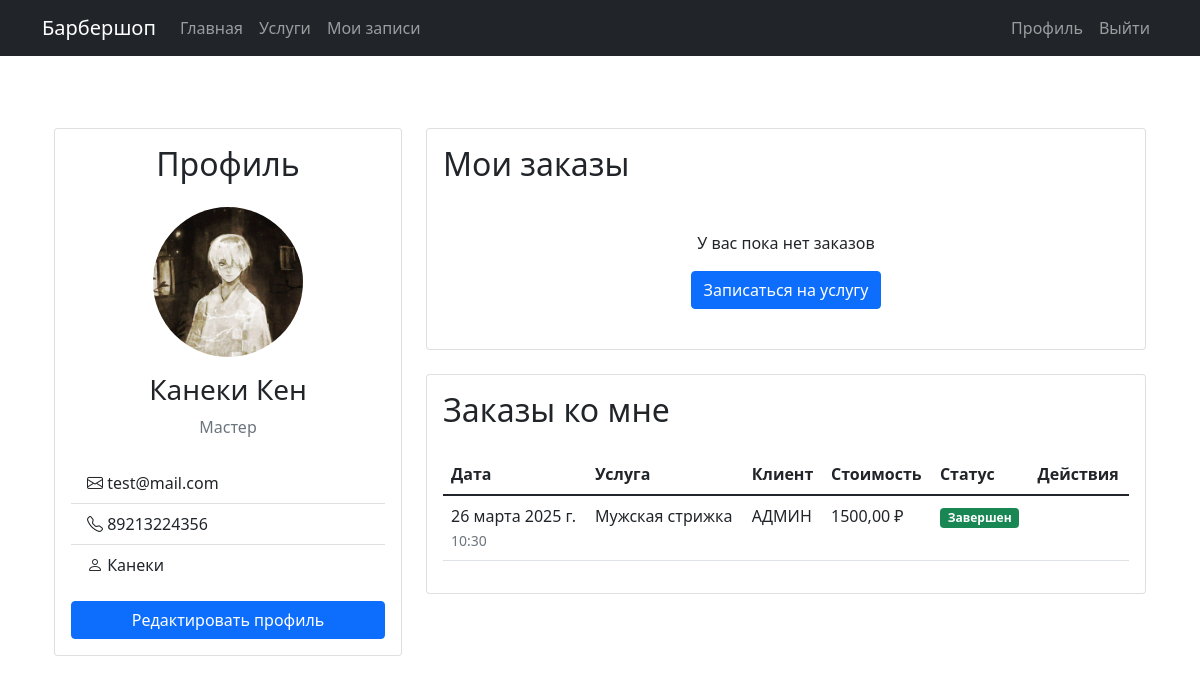
Page /profile/ (signed in) on the earlier database version.
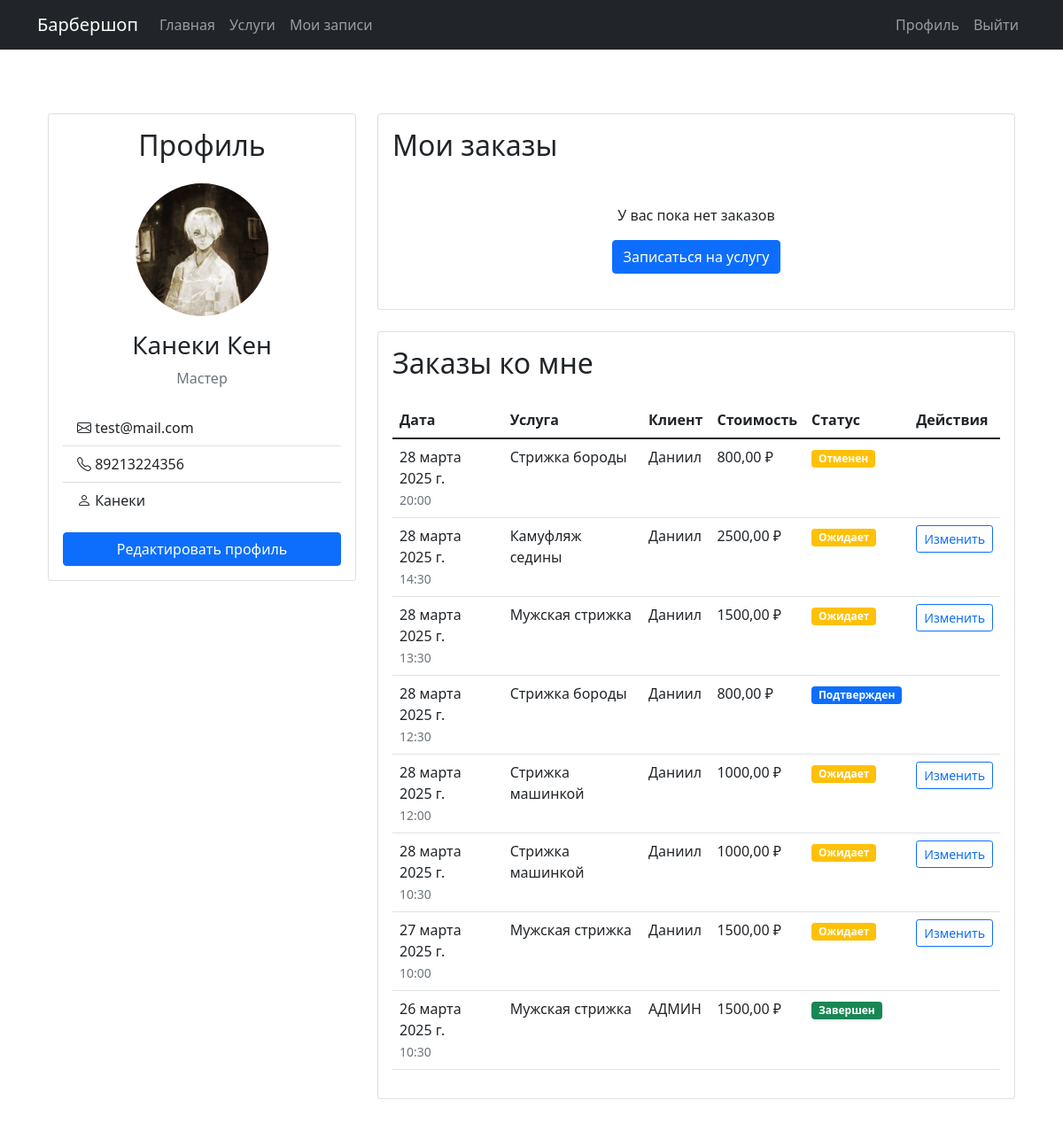
Same page on the later database version.
### barbershop_app/models.py (models this page shows, shortened)
class User(AbstractUser):
    role = models.ForeignKey(Role, on_delete=models.SET_NULL, null=True, blank=True, verbose_name='Роль')
    name = models.CharField(max_length=255, verbose_name='Полное имя')
    phone = models.CharField(max_length=20, blank=True, null=True, verbose_name='Телефон')
    email = models.EmailField('Email', max_length=50, blank=True, null=True)
    profile_photo = models.ImageField(upload_to='profile_photos/', blank=True, null=True, verbose_name='Фото профиля')
    description = models.TextField(blank=True, null=True, verbose_name='О себе')
    class Meta:
        verbose_name = 'Пользователь'
        verbose_name_plural = 'Пользователи'

class Role(models.Model):
    role_name = models.CharField(max_length=50, verbose_name='Название роли')
    description = models.TextField(blank=True, null=True, verbose_name='Описание')
    class Meta:
        verbose_name = 'Роль'
        verbose_name_plural = 'Роли'

class Order(models.Model):
    STATUS_CHOICES = [
        ('pending', 'Ожидает'),
        ('confirmed', 'Подтвержден'),
        ('completed', 'Завершен'),
        ('canceled', 'Отменен'),
    ]
    client = models.ForeignKey(User, on_delete=models.CASCADE, related_name='client_orders', verbose_name='Клиент')
    barber = models.ForeignKey(User, on_delete=models.CASCADE, related_name='barber_orders', verbose_name='Мастер')
    service = models.ForeignKey(Service, on_delete=models.CASCADE, verbose_name='Услуга')
    discount = models.ForeignKey(Discount, on_delete=models.SET_NULL, null=True, blank=True, verbose_name='Скидка')
    order_date = models.DateTimeField('Дата заказа', auto_now_add=True)
    appointment_date = models.DateField('Дата записи')
    appointment_time = models.TimeField('Время записи')
    total_price = models.DecimalField(
        max_digits=10,
        decimal_places=2,
        verbose_name='Итоговая цена',
        null=True,
        blank=True
    )
    status = models.CharField('Статус', max_length=20, choices=STATUS_CHOICES, default='pending')
    class Meta:
        verbose_name = 'Заказ'
        verbose_name_plural = 'Заказы'
        ordering = ['-order_date']

class Service(models.Model):
    name = models.CharField('Название услуги', max_length=50)
    description = models.CharField('Описание', max_length=255, blank=True, null=True)
    price = models.DecimalField('Стоимость', max_digits=8, decimal_places=2)
    duration = models.IntegerField('Длительность (мин.)')
    class Meta:
        verbose_name = 'Услуга'
        verbose_name_plural = 'Услуги'

### barbershop_app/views.py (the view)
# urls.py: path('profile/', profile, name='profile'),
@login_required
def profile(request):
    client_orders = Order.objects.filter(client=request.user).order_by('-order_date')
    barber_orders = None
    if request.user.role and request.user.role.role_name == 'Мастер':
        barber_orders = Order.objects.filter(barber=request.user).order_by('-order_date')
    return render(request, 'barbershop_app/profile.html', {
        'client_orders': client_orders,
        'barber_orders': barber_orders,
        'user': request.user
    })

### barbershop_app/templates/barbershop_app/profile.html (shortened to what this page needs)
{% extends 'barbershop_app/base.html' %}
{% load crispy_forms_tags %}
{% block content %}
<div class="container py-5">
    <div class="row">
        <div class="col-md-4 mb-4">
            <div class="card">
                <div class="card-body">
                    <h2 class="card-title text-center mb-4">Профиль</h2>
                    <div class="text-center mb-4">
                        {% if user.profile_photo %}
                            <img src="{{ user.profile_photo.url }}" alt="Фото профиля" class="rounded-circle mb-3" style="width: 150px; height: 150px; object-fit: cover;">
                        {% else %}
                            <div class="display-1 mb-3">
                                <i class="bi bi-person-circle"></i>
                            </div>
                        {% endif %}
                        <h3>{{ user.name }}</h3>
                        <p class="text-muted">{{ user.role.role_name }}</p>
                    </div>
                    <ul class="list-group list-group-flush">
                        <li class="list-group-item">
                            <i class="bi bi-envelope"></i> {{ user.email|default:"Email не указан" }}
                        </li>
                        <li class="list-group-item">
                            <i class="bi bi-telephone"></i> {{ user.phone|default:"Телефон не указан" }}
                        </li>
                        <li class="list-group-item">
                            <i class="bi bi-person"></i> {{ user.username }}
                        </li>
                    </ul>
                    <div class="d-grid gap-2 mt-3">
                        <button type="button" class="btn btn-primary" data-bs-toggle="modal" data-bs-target="#editProfileModal">
                            Редактировать профиль
                        </button>
                    </div>
                </div>
            </div>
        </div>
        <div class="col-md-8">
            <div class="card mb-4">
                <div class="card-body">
                    <h2 class="card-title mb-4">Мои заказы</h2>
                    {% if client_orders %}
                    <div class="table-responsive">
                        <table class="table table-hover">
                            <thead>
                                <tr>
                                    <th>Дата</th>
                                    <th>Услуга</th>
                                    <th>Мастер</th>
                                    <th>Стоимость</th>
                                    <th>Статус</th>
                                    <th>Действия</th>
                                </tr>
                            </thead>
                            <tbody>
                                {% for order in client_orders %}
                                <tr>
                                    <td>
                                        {{ order.appointment_date }}<br>
                                        <small class="text-muted">{{ order.appointment_time }}</small>
                                    </td>
                                    <td>{{ order.service.name }}</td>
                                    <td>{{ order.barber.name }}</td>
                                    <td>{{ order.total_price }} ₽</td>
                                    <td>
                                        <span class="badge {% if order.status == 'completed' %}bg-success
                                                     {% elif order.status == 'cancelled' %}bg-danger
                                                     {% elif order.status == 'confirmed' %}bg-primary
                                                     {% else %}bg-warning{% endif %}">
                                            {{ order.get_status_display }}
                                        </span>
                                    </td>
                                    <td>
                                        {% if order.status == 'pending' %}
                                        <a href="{% url 'order_update' order.pk %}" class="btn btn-sm btn-outline-primary">
                                            Изменить
                                        </a>
                                        {% endif %}
                                    </td>
                                </tr>
                                {% endfor %}
                            </tbody>
                        </table>
                    </div>
                    {% else %}
                    <div class="text-center py-4">
                        <p class="mb-3">У вас пока нет заказов</p>
                        <a href="{% url 'service_list' %}" class="btn btn-primary">Записаться на услугу</a>
                    </div>
                    {% endif %}
                </div>
            </div>
            {% if barber_orders %}
            <div class="card">
                <div class="card-body">
                    <h2 class="card-title mb-4">Заказы ко мне</h2>
                    <div class="table-responsive">
                        <table class="table table-hover">
                            <thead>
                                <tr>
                                    <th>Дата</th>
                                    <th>Услуга</th>
                                    <th>Клиент</th>
                                    <th>Стоимость</th>
                                    <th>Статус</th>
                                    <th>Действия</th>
                                </tr>
                            </thead>
                            <tbody>
                                {% for order in barber_orders %}
                                <tr>
                                    <td>
                                        {{ order.appointment_date }}<br>
                                        <small class="text-muted">{{ order.appointment_time }}</small>
                                    </td>
                                    <td>{{ order.service.name }}</td>
                                    <td>{{ order.client.name }}</td>
                                    <td>{{ order.total_price }} ₽</td>
                                    <td>
                                        <span class="badge {% if order.status == 'completed' %}bg-success
                                                     {% elif order.status == 'cancelled' %}bg-danger
                                                     {% elif order.status == 'confirmed' %}bg-primary
                                                     {% else %}bg-warning{% endif %}">
                                            {{ order.get_status_display }}
                                        </span>
                                    </td>
                                    <td>
                                        {% if order.status == 'pending' %}
                                            <div class="btn-group">
                                                <a href="{% url 'order_update' order.pk %}" class="btn btn-sm btn-outline-primary">
                                                    Изменить
                                                </a>
                                            </div>
                                        {% endif %}
                                    </td>
                                </tr>
                                {% endfor %}
                            </tbody>
                        </table>
                    </div>
                </div>
            </div>
            {% endif %}
        </div>
    </div>
</div>
{% endblock %}
{% block extra_css %}
<link rel="stylesheet" href="https://cdn.jsdelivr.net/npm/bootstrap-icons@1.7.2/font/bootstrap-icons.css">
{% endblock %}

### barbershop_app/templates/barbershop_app/base.html (shortened to what this page needs)
<!DOCTYPE html>
<html lang="ru">
<head>
    <link href="https://cdn.jsdelivr.net/npm/bootstrap@5.1.3/dist/css/bootstrap.min.css" rel="stylesheet">
    <link href="https://cdn.jsdelivr.net/npm/bootstrap-icons@1.7.2/font/bootstrap-icons.css" rel="stylesheet">
    {% block extra_css %}{% endblock %}
</head>
<body>
    <nav class="navbar navbar-expand-lg navbar-dark bg-dark">
        <div class="container">
            <a class="navbar-brand" href="{% url 'home' %}">Барбершоп</a>
            <div class="collapse navbar-collapse" id="navbarNav">
                <ul class="navbar-nav me-auto">
                    <li class="nav-item">
                        <a class="nav-link" href="{% url 'home' %}">Главная</a>
                    </li>
                    <li class="nav-item">
                        <a class="nav-link" href="{% url 'service_list' %}">Услуги</a>
                    </li>
                    {% if user.is_authenticated %}
                        <li class="nav-item">
                            <a class="nav-link" href="{% url 'order_list' %}">Мои записи</a>
                        </li>
                    {% endif %}
                </ul>
                <ul class="navbar-nav">
                    {% if user.is_authenticated %}
                        <li class="nav-item">
                            <a class="nav-link" href="{% url 'profile' %}">Профиль</a>
                        </li>
                        <li class="nav-item">
                            <a class="nav-link" href="{% url 'logout' %}">Выйти</a>
                        </li>
                    {% endif %}
                </ul>
            </div>
        </div>
    </nav>
    <main>
        <div class="container mt-4">
            {% block content %}{% endblock %}
        </div>
    </main>
</body>
</html>

Differences in the rows shown:
added Order: appointment_date "28 марта 2025 г.", appointment_time "20:00", service.name "Стрижка бороды", client.name "Даниил", total_price "800,00", status "Отменен"
added Order: appointment_date "28 марта 2025 г.", appointment_time "14:30", service.name "Камуфляж седины", client.name "Даниил", total_price "2500,00", status "Ожидает", shows "Изменить"
added Order: appointment_date "28 марта 2025 г.", appointment_time "13:30", service.name "Мужская стрижка", client.name "Даниил", total_price "1500,00", status "Ожидает", shows "Изменить"
added Order: appointment_date "28 марта 2025 г.", appointment_time "12:30", service.name "Стрижка бороды", client.name "Даниил", total_price "800,00", status "Подтвержден"
added Order: appointment_date "28 марта 2025 г.", appointment_time "12:00", service.name "Стрижка машинкой", client.name "Даниил", total_price "1000,00", status "Ожидает", shows "Изменить"
added Order: appointment_date "28 марта 2025 г.", appointment_time "10:30", service.name "Стрижка машинкой", client.name "Даниил", total_price "1000,00", status "Ожидает", shows "Изменить"
added Order: appointment_date "27 марта 2025 г.", appointment_time "10:00", service.name "Мужская стрижка", client.name "Даниил", total_price "1500,00", status "Ожидает", shows "Изменить"
